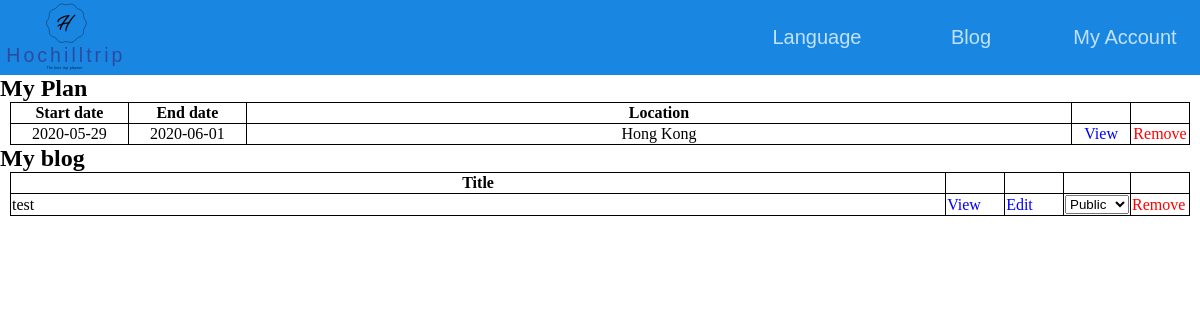
The page /myplan.php (signed in) on the database its author committed.
### tables this page shows
CREATE TABLE `plan` (
  `planID` int(11) NOT NULL,
  `useTransport` tinyint(1) NOT NULL,
  `noOfParty` int(11) NOT NULL,
  `countryID` int(11) NOT NULL,
  `startTime` date NOT NULL,
  `endTime` date NOT NULL,
  `state` int(11) NOT NULL COMMENT '0:create 1:need to gen 2:complete 3:regen 4:edit'
);

CREATE TABLE `country` (
  `countryID` int(11) NOT NULL,
  `EN` varchar(32) NOT NULL,
  `ZH` varchar(32) NOT NULL
);

CREATE TABLE `blog` (
  `blogID` int(11) NOT NULL,
  `planID` int(11) NOT NULL,
  `userID` int(11) NOT NULL,
  `title` varchar(256) NOT NULL,
  `content` longtext NOT NULL,
  `state` tinyint(4) NOT NULL DEFAULT 0 COMMENT '0: private 1: public 2 removed by admin'
);

### myplan_text.php (called while the page is built, shortened)
<?php
    if (isset($required)) {
        if ($_SESSION["lang"] == "EN") {
            $myplan_text["myplan"] = "My Plan";
            $myplan_text["start"] = "Start date";
            $myplan_text["end"] = "End date";
            $myplan_text["Location"] = "Location";
            $myplan_text["view"] = "View";
            $myplan_text["remove"] = "Remove";
            $myplan_text["myblog"] = "My blog";
            $myplan_text["title"] = "Title";
            $myplan_text["edit"] = "Edit";
            $myplan_text["public"] = "Public";
            $myplan_text["private"] = "Private";
            $myplan_text["removebyadmin"] = "removed by admin";
        } else if ($_SESSION["lang"] == "ZH") {
            $myplan_text["myplan"] = "我的行程";
            $myplan_text["start"] = "開始日期";
            $myplan_text["end"] = "結束日期";
            $myplan_text["Location"] = "地點";
            $myplan_text["view"] = "檢視";
            $myplan_text["remove"] = "移除";
            $myplan_text["myblog"] = "分享";
            $myplan_text["title"] = "標題";
            $myplan_text["edit"] = "編輯";
            $myplan_text["public"] = "公開";
            $myplan_text["private"] = "私人";
            $myplan_text["removebyadmin"] = "已被管理員移除";
        }
    }
?>

### myplan.php (the view, shortened to what this page needs)
<?php
    if (!isset($_SESSION["userid"])) {
?>
        <script>
            window.location.replace('home');
        </script>
<?php
    } else {
        require("html_start.php");
        require("database.php");
        require("myplan_text.php");
        $userid = $_SESSION["userid"];
?>
        <h2><?php echo $myplan_text["myplan"];?></h2>
        <table id="plantable">
            <tr>
                <th><?php echo $myplan_text["start"];?></th><th><?php echo $myplan_text["end"];?></th><th><?php echo $myplan_text["Location"];?></th><th></th><th></th>
            </tr>
<?php
            $sql = "SELECT plan.planid,startTime,endTime,".$_SESSION["lang"]." as countryname FROM plan, user_plan,country where plan.countryid = country.countryid and plan.planid = user_plan.planid and user_plan.userid = {$userid}";
            $result = $conn->query($sql);
            if ($result->num_rows > 0) {
                while ($row = $result->fetch_assoc()) {
                    echo "
                        <tr plan='".$row["planid"]."'>
                            <td width='10%'>".$row["startTime"]."</td><td width='10%'>".$row["endTime"]."</td><td>".$row["countryname"]."</td><td width='5%'><a href='plan?id=".$row["planid"]."' class='view'>".$myplan_text["view"]."</a></td><td width='5%'><span class='remove'>".$myplan_text["remove"]."</span></td>
                        </tr>
                    ";
                }
            }
?>
        </table>
        <h2><?php echo $myplan_text["myblog"]?></h2>
        <table id="blogtable">
            <tr>
                <th><?php echo $myplan_text["title"]?></th><th></th><th></th><th></th><th></th>
            </tr>
<?php
            $sql = "SELECT blogid,title,state FROM blog where userid = {$userid}";
            $result = $conn->query($sql);
            if ($result->num_rows > 0) {
                while ($row = $result->fetch_assoc()) {
                    if ($row["state"]==2) {
                        echo "
                            <tr blog='".$row["blogid"]."'>
                                <td>".$row["title"]."</td>
                                <td width='5%'><a href='blog?id=".$row["blogid"]."' class='view'>".$myplan_text["view"]."</a></td>
                                <td colspan='2' width='15%'>removed by admin".((isset($_SESSION["admin"]))?" <span class='undo'>undo</span>":"")."</td>
                                <td width='5%'><span class='remove'>".$myplan_text["remove"]."</span></td>
                            </tr>
                        ";
                    } else if ($row["state"]==1) {
                    echo "
                        <tr blog='".$row["blogid"]."'>
                            <td>".$row["title"]."</td>
                            <td width='5%'><a href='blog?id=".$row["blogid"]."' class='view'>".$myplan_text["view"]."</a></td>
                            <td width='5%'><a class='blogedit' href='editblog?id=".$row["blogid"]."'>".$myplan_text["edit"]."</span></td>
                            <td width='5%'><select class='privacy'><option value='0'>".$myplan_text["private"]."</option><option value='1' selected='selected'>".$myplan_text["public"]."</option></select></td>
                            <td width='5%'><span class='remove'>".$myplan_text["remove"]."</span></td>
                        </tr>
                    ";
                    }
                }
            }
?>
        </table>
<?php
    }
    require("html_end.php");
?>

### css/style.css (style rules this page uses)
h2 { word-break: break-word; }
a { text-decoration: inherit; cursor: pointer; color: black; }
body { margin: 0; overflow-y: hidden; overflow-x: auto; width: 100%; height: 100%; background-color: #a8e3ff; min-width:590; }
.remove, .ban, .undo { color:red; cursor: pointer; }
.viewroute, .view, .blogedit { color:blue; cursor: pointer; }
#plantable, #blogtable { width: calc(100% - 20px); border: 1px solid black; border-collapse: collapse; margin: 0 10px; }
#plantable td,#plantable th { border: 1px solid black; text-align: center; }
#blogtable td,#blogtable th { border: 1px solid black; }

### css/quillsnow.css (style rules this page uses)
p, ol, ul, pre, blockquote, h1, h2, h3, h4, h5, h6 { margin: 0; padding: 0; counter-reset: list-1 list-2 list-3 list-4 list-5 list-6 list-7 list-8 list-9; }

### rows shown on the page
plan: startTime "2020-05-29", endTime "2020-06-01", countryID.EN "Hong Kong"
blog: title "test"

### other values the page prints
$html_start_text["language"] "Language"
$html_start_text["blog"] "Blog"
$html_start_text["myaccount"] "My Account"
$myplan_text["myplan"] "My Plan"
$myplan_text["start"] "Start date"
$myplan_text["end"] "End date"
$myplan_text["Location"] "Location"
$myplan_text["myblog"] "My blog"
$myplan_text["title"] "Title"
form field value "Public"
